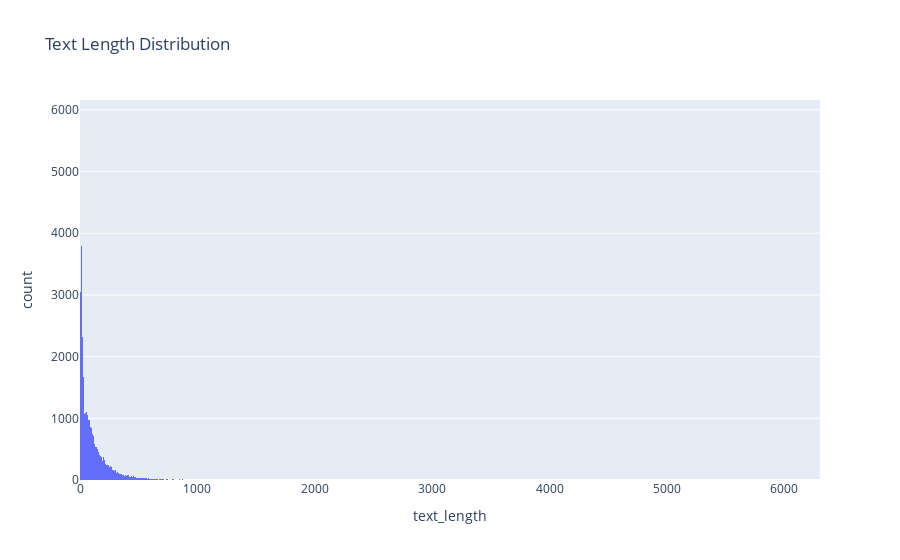

Notebook code cell kept with this figure:
### Code cell
# Text Length Distribution
df['text_length'] = df['statement'].apply(lambda x: len(str(x).split()))
fig = px.histogram(df, x='text_length', title='Text Length Distribution')
fig.show()

### Figure 1 — Plotly figure (JSON) as saved in the notebook; plotly's stock layout.template omitted (floating-point values rounded to 4 significant figures; data arrays with more than 128 entries replaced by an {"elided": "..."} marker saying what was removed)
{"data": [{"bingroup": "x", "hovertemplate": "text_length=%{x}<br>count=%{y}<extra></extra>", "legendgroup": "", "marker": {"color": "#636efa", "pattern": {"shape": ""}}, "name": "", "orientation": "v", "showlegend": false, "type": "histogram", "x": {"elided": "52681 int values"}, "xaxis": "x", "yaxis": "y"}], "layout": {"barmode": "relative", "legend": {"tracegroupgap": 0}, "title": {"text": "Text Length Distribution"}, "xaxis": {"anchor": "y", "domain": [0, 1], "title": {"text": "text_length"}}, "yaxis": {"anchor": "x", "domain": [0, 1], "title": {"text": "count"}}}}
